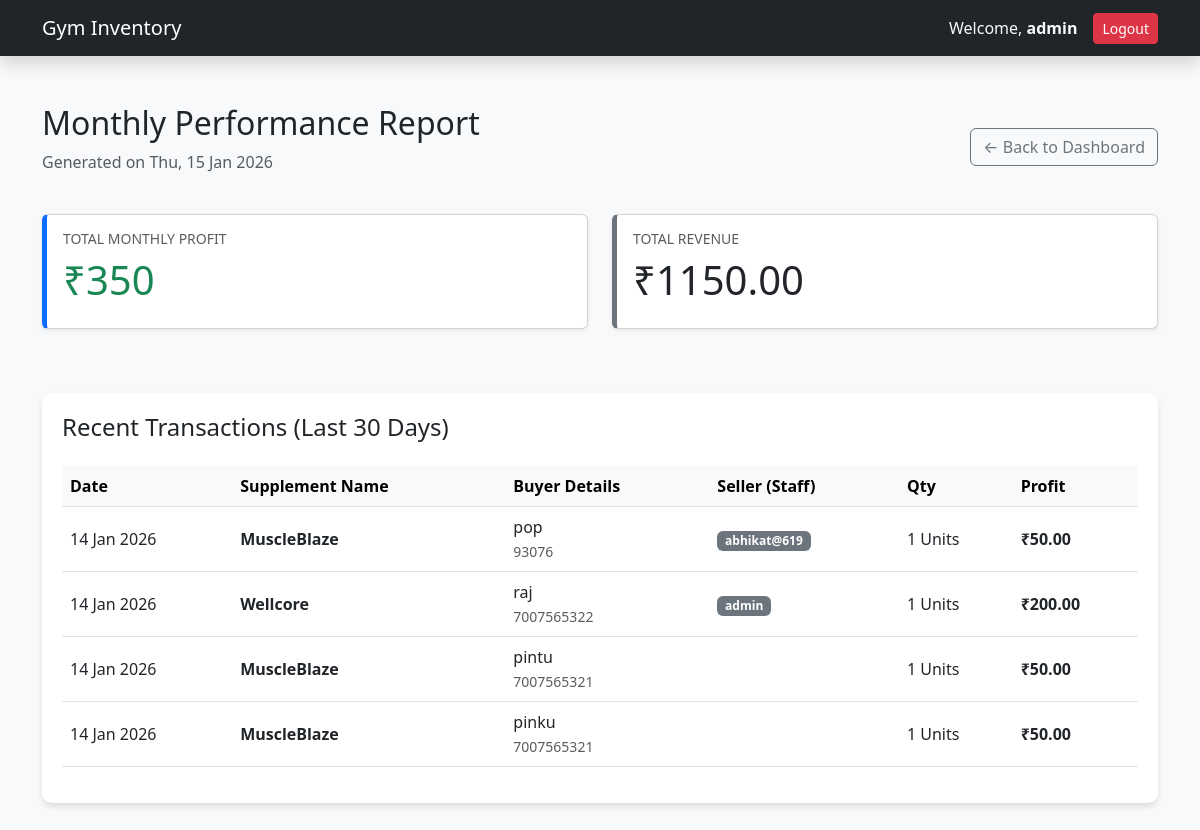
/report/ (signed in), run on an earlier commit of the app's database.
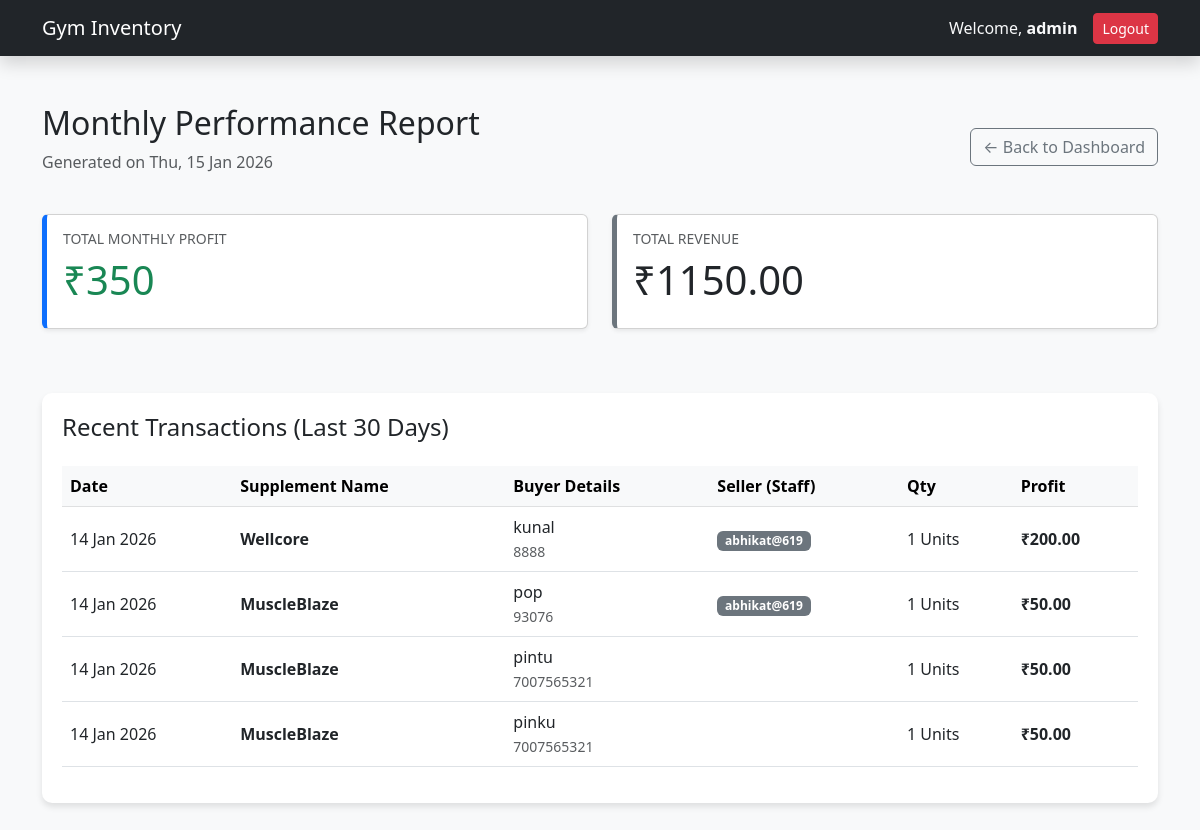
And on a later commit of the database.
### supplements/models.py (models this page shows, shortened)
class Sale(models.Model):
    supplement = models.ForeignKey(Supplement, on_delete=models.CASCADE)
    seller = models.ForeignKey(settings.AUTH_USER_MODEL, on_delete=models.SET_NULL, null=True, blank=True)
    buyer_name = models.CharField(max_length=200)
    buyer_contact = models.CharField(max_length=15)
    quantity_sold = models.IntegerField()
    sale_date = models.DateTimeField(default=timezone.now)
    total_profit = models.DecimalField(max_digits=10, decimal_places=2, editable=False)

class Supplement(models.Model):
    name = models.CharField(max_length=200)
    category = models.CharField(max_length=100, choices=[('Protein', 'Protein'), ('Creatine', 'Creatine'), ('Bars', 'Bars'), ('Pre-workout', 'Pre-workout')])
    stock_quantity = models.IntegerField(default=0)
    purchase_price = models.DecimalField(max_digits=10, decimal_places=2)
    selling_price = models.DecimalField(max_digits=10, decimal_places=2)

### supplements/views.py (the view)
# urls.py: path('report/', monthly_report, name='report'),
@login_required
def monthly_report(request):
    last_month = timezone.now() - timedelta(days=30)
    sales = Sale.objects.filter(sale_date__gte=last_month).order_by('-sale_date')
    total_revenue = sum(s.supplement.selling_price * s.quantity_sold for s in sales)
    total_profit = sales.aggregate(Sum('total_profit'))['total_profit__sum'] or 0
    context = {
        'sales': sales,
        'total_profit': total_profit,
        'total_revenue': total_revenue,
        'report_date': timezone.now()
    }
    return render(request, 'supplements/report.html', context)

### supplements/templates/supplements/report.html (shortened to what this page needs)
<!DOCTYPE html>
<html lang="en">
<head>
    <link href="https://cdn.jsdelivr.net/npm/bootstrap@5.3.0/dist/css/bootstrap.min.css" rel="stylesheet">
</head>
<body class="bg-light">
    <nav class="navbar navbar-expand-lg navbar-dark bg-dark shadow">
        <div class="container">
            <a class="navbar-brand" href="{% url 'home' %}">Gym Inventory</a>
            <div class="d-flex align-items-center">
                <span class="navbar-text me-3 text-light">
                    Welcome, <strong>{{ user.username }}</strong>
                </span>
                <form action="{% url 'logout' %}" method="post" class="d-inline">
                    <button type="submit" class="btn btn-sm btn-danger">Logout</button>
                </form>
            </div>
        </div>
    </nav>
    <div class="container py-5">
        <div class="d-flex justify-content-between align-items-center mb-4">
            <div>
                <h1 class="h2">Monthly Performance Report</h1>
                <p class="text-muted">Generated on {{ report_date|date:"D, d M Y" }}</p>
            </div>
            <a href="{% url 'home' %}" class="btn btn-outline-secondary">← Back to Dashboard</a>
        </div>
        <div class="row mb-5">
            <div class="col-md-6">
                <div class="card stats-card shadow-sm mb-3">
                    <div class="card-body">
                        <h6 class="text-muted text-uppercase small">Total Monthly Profit</h6>
                        <h2 class="display-6 text-success">₹{{ total_profit }}</h2>
                    </div>
                </div>
            </div>
            <div class="col-md-6">
                <div class="card stats-card shadow-sm mb-3" style="border-left-color: #6c757d;">
                    <div class="card-body">
                        <h6 class="text-muted text-uppercase small">Total Revenue</h6>
                        <h2 class="display-6">₹{{ total_revenue }}</h2>
                    </div>
                </div>
            </div>
        </div>
        <div class="table-container">
            <h4 class="mb-4">Recent Transactions (Last 30 Days)</h4>
            <div class="table-responsive">
                <table class="table table-hover align-middle">
                <thead class="table-light">
                <tr>
                    <th>Date</th>
                    <th>Supplement Name</th>
                    <th>Buyer Details</th>
                    <th>Seller (Staff)</th> <th>Qty</th>            <th>Profit</th>
                </tr>
                </thead>
                <tbody>
                    {% for sale in sales %}
                    <tr>
                        <td>{{ sale.sale_date|date:"d M Y" }}</td>
                        <td><strong>{{ sale.supplement.name }}</strong></td>
                        <td>
                            <div>{{ sale.buyer_name }}</div>
                            <small class="text-muted">{{ sale.buyer_contact }}</small>
                        </td>
                        <td><span class="badge bg-secondary">{{ sale.seller.username }}</span></td> <td>{{ sale.quantity_sold }} Units</td> <td class="profit-text">₹{{ sale.total_profit }}</td>
                    </tr>
                    {% empty %}
                    <tr>
                        <td colspan="6" class="text-center py-5 text-muted">
                            No sales recorded in the last 30 days.
                        </td>
                    </tr>
                    {% endfor %}
                </tbody>
                </table>
            </div>
        </div>
    </div>
</body>
</html>

### supplements/templates/supplements/report.html (style rules this page uses)
.stats-card { border-left: 5px solid #0d6efd; transition: transform 0.2s; }
.table-container { background: white; border-radius: 10px; padding: 20px; box-shadow: 0 4px 6px rgba(0,0,0,0.1); }
.profit-text { color: #198754; font-weight: bold; }

What changed in the data, as far as the page shows it:
removed Sale: sale_date "14 Jan 2026", supplement.name "Wellcore", buyer_name "raj", buyer_contact "7007565322", seller.username "admin", quantity_sold "1", total_profit "200.00"
added Sale: sale_date "14 Jan 2026", supplement.name "Wellcore", buyer_name "kunal", buyer_contact "8888", seller.username "abhikat@619", quantity_sold "1", total_profit "200.00"
